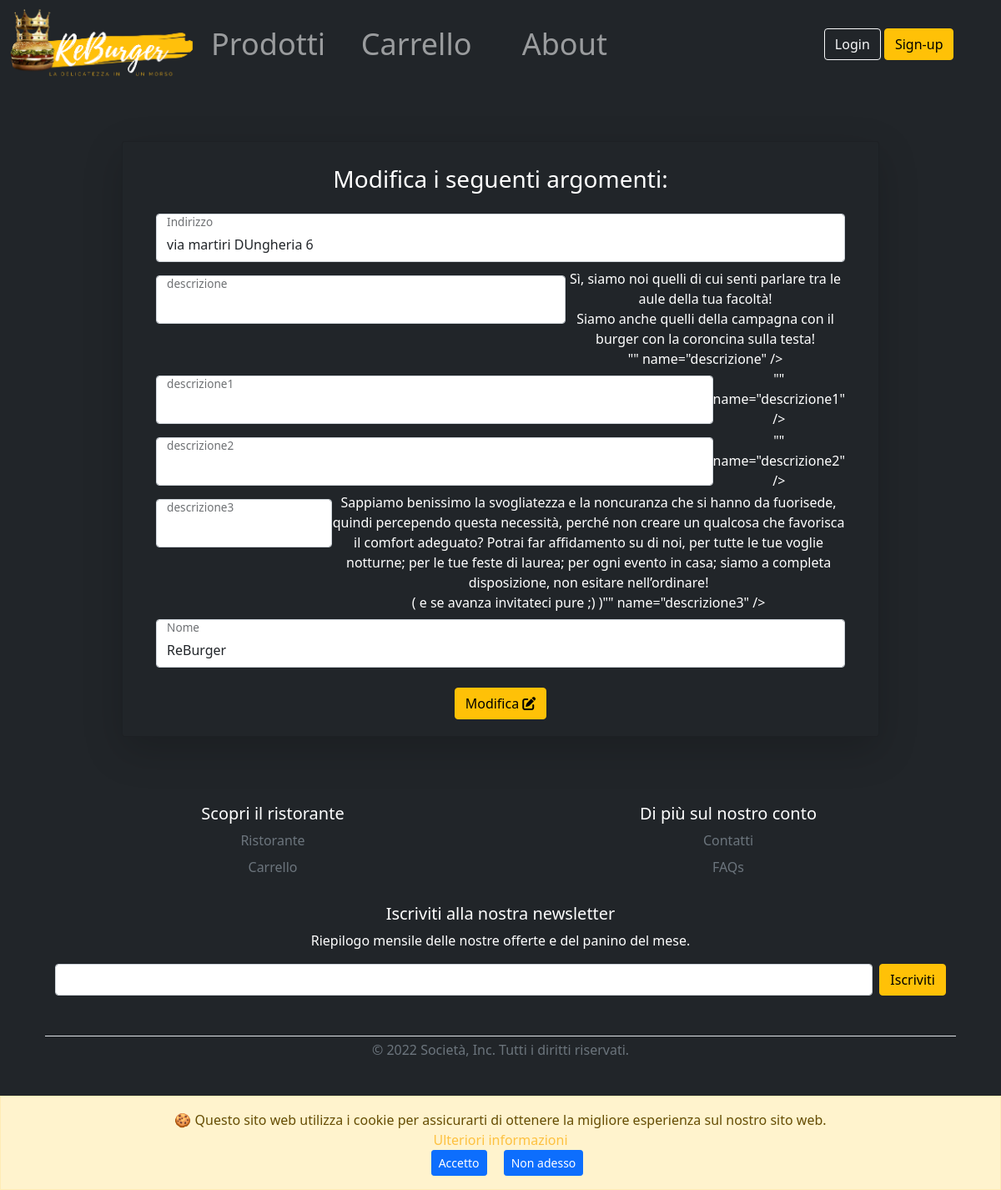
Screenshot of /modificaVenditore.php with the database file from the repository.
### tables this page shows
CREATE TABLE IF NOT EXISTS `venditore` (
  `idvenditore` INT NOT NULL AUTO_INCREMENT UNIQUE,  
  `utente` INT NOT NULL UNIQUE,
  `indirizzo` VARCHAR(54) NOT NULL,
  `P_IVA` INT (11) NOT NULL,
  `descrizione` VARCHAR(2048) NOT NULL,
  `descrizione1` VARCHAR(2048) NOT NULL,
  `descrizione2` VARCHAR(2048) NOT NULL,
  `descrizione3` VARCHAR(2048) NOT NULL,
  `nome` VARCHAR(20) NOT NULL,
   `img` VARCHAR(30) NOT NULL,
   `logo` VARCHAR(30) NOT NULL,
  PRIMARY KEY (`idvenditore`),
  CONSTRAINT `fk_utente_venditore`
    FOREIGN KEY (`utente`)
    REFERENCES `utente` (`idutente`));

### modificaVenditore.php (called while the page is built)
<?php
require_once 'bootstrap.php';
$templateParams["titolo"] = "ReBurger";
$templateParams["nome"] = "modifica-contatti.php";
$templateParams["info"] = $dbh->getInfoVenditore();
require_once 'template/base.php';
?>

### db/dbHelper.php (called while the page is built, shortened)
<?php
class DatabaseHelper{
    private $db;
    public function __construct($servername, $username, $password, $dbname, $port){
        $this->db = new mysqli($servername, $username, $password, $dbname, $port);
    }
    public function getInfoVenditore(){
        $query = "SELECT * FROM venditore";
        $stmt = $this->db->prepare($query);
        $stmt->execute();
        $result = $stmt->get_result();
      return $result->fetch_all(MYSQLI_ASSOC);
    }
}
?>

### bootstrap.php (called while the page is built, shortened)
<?php
require_once("db/dbHelper.php");
$dbh = new DatabaseHelper("localhost", "root", "", "reburger", 3306);
?>

### template/modifica-contatti.php (the view)
<div class="container-fluid mt-2 w-75 p-2">
      <div class="row row-cols-1 d-flex justify-content-center">
        <div class="card card-cover text-white bg-dark rounded-5 shadow-lg text-center">
            <div class="container text-center p-1">
            <form action="contatti.php" method="get">
                <h1 class=" my-4 h3 mb-3 text-white fw-normal">Modifica i seguenti argomenti: </h1>
                <div class="container-lg">
                <?php foreach ($templateParams["info"] as $info):     ?>
                <div class="form-floating d-flex justify-content-center">
                    <input type="text" class="form-control my-2  " id="indirizzo" value="<?php echo $info["indirizzo"] ?>" name="indirizzo" />
                    <label class="text-dark" for="floatingInput">Indirizzo</label>
                </div>
                <div class="form-floating d-flex justify-content-center">
                    <input type="text" class="form-control my-2  " id="descrizione" value="<?php echo $info["descrizione"] ?>" name="descrizione" />
                    <label class="text-dark" for="floatingInput">descrizione</label>
                </div>
                <div class="form-floating d-flex justify-content-center">
                    <input type="text" class="form-control my-2" id="descrizione1" value="<?php echo $info["descrizione1"] ?>" name="descrizione1" />
                    <label  class="text-dark" for="floatingInput">descrizione1</label>
                </div>
                <div class="form-floating d-flex justify-content-center">
                    <input type="text" class="form-control my-2" id="descrizione2" value="<?php echo $info["descrizione2"] ?>" name="descrizione2" />
                    <label  class="text-dark" for="floatingInput">descrizione2</label>
                </div>
                <div class="form-floating d-flex justify-content-center">
                    <input type="text" class="form-control my-2 " id="descrizione3" value="<?php echo $info["descrizione3"] ?>" name="descrizione3" />
                    <label class="text-dark" for="floatingInput">descrizione3</label>
                </div>
                <div class="form-floating d-flex justify-content-center">
                    <input type="text" class="form-control my-2" id="nome_locale4" value="<?php echo $info["nome"] ?>" name="nome_locale" />
                    <label class="text-dark" for="floatingInput">Nome</label>
                </div>
            <?php endforeach;?>
                <button class="btn btn-warning my-3 " type="submit">Modifica <i class="fa-solid fa-pen-to-square"></i></button>
                </div>
            </form>
            </div>
            </div>
        </div>
    </div>

### css/styleSmartphone.css (style rules this page uses)
*, *:before, *:after { outline: 1px solid transparent; }

### rows the page displays
venditore: indirizzo "via martiri DUngheria 6", descrizione "Sì, siamo noi quelli di cui senti parlare tra le aule della tua facoltà! Siamo anche quelli della campagna con il burger con la coroncina sulla testa! \"", descrizione1 "\"", descrizione2 "\"", descrizione3 "Sappiamo benissimo la svogliatezza e la noncuranza che si hanno da fuorisede, quindi percependo questa necessità, perché non creare un qualcosa che favorisca il comfort adeguato? Potrai far affidamento su di noi, per tutte le tue voglie notturne; per le tue feste di laurea; per ogni evento in casa; siamo a completa disposizione, non esitare nell’ordinare! ( e se avanza invitateci pure ;) )\"", nome_locale "ReBurger"

### other values shown
$titolo "Scopri il ristorante"
$group1 "Ristorante"
$group1 "Carrello"
$titolo "Di più sul nostro conto"
$group2 "Contatti"
$group2 "FAQs"
createCopyright() "© 2022"
